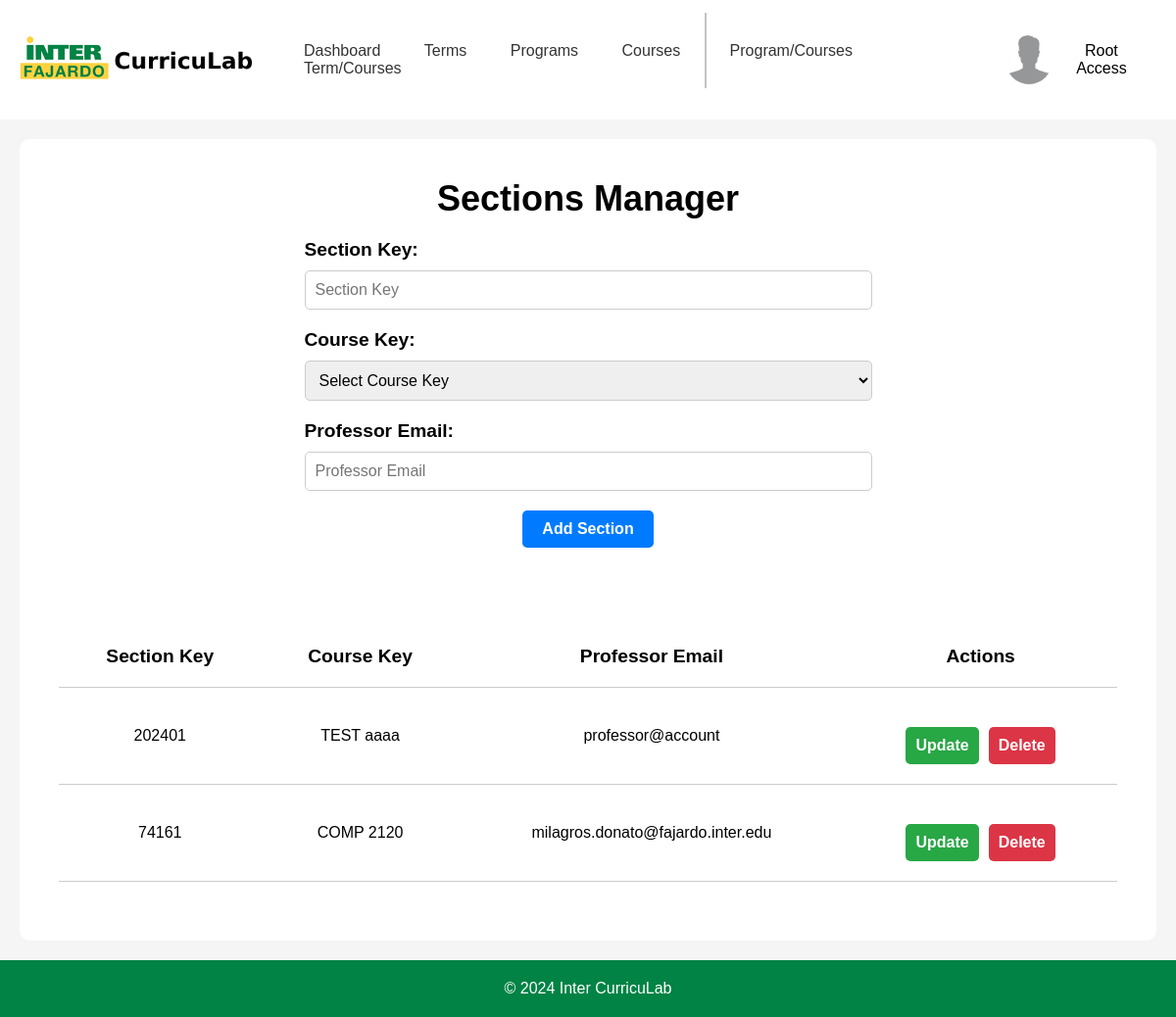
Page /templates/adminPages/adminSection.php (signed in) on the committed database.
### tables this page shows
CREATE TABLE "section" (
	"SectionID"	INTEGER NOT NULL UNIQUE,
	"SectionKey"	TEXT,
	"CourseKey"	TEXT,
	"ProfessorEmail"	TEXT,
	PRIMARY KEY("SectionID" AUTOINCREMENT)
);

### templates/adminPages/adminSection.php (the view, shortened to what this page needs)
<?php
$config = require_once '../../backend/php/config.php';
if (!isset($_SESSION['email'])) {
    header('Location: ../index.php');
    exit;
} elseif ($_SESSION['accountType'] !== 'Admin' && $_SESSION['accountType'] !== 'Root' && $_SESSION['accountType'] !== 'Staff') {
    header('Location: ../staffPages/profPage.php');
    exit;
} else {
    if ($config['db']['type'] === 'sqlite') {
        $db = new SQLite3($config['db']['sqlite']['path']);
    } elseif ($config['db']['type'] === 'mysql') {
        $dsn = "mysql:host={$config['db']['mysql']['host']};dbname={$config['db']['mysql']['dbname']}";
        $db = new PDO($dsn, $config['db']['mysql']['username'], $config['db']['mysql']['password']);
    }
    cleanUpSections();
    $stmt = $db->prepare('SELECT * FROM section');
    $result = $stmt->execute();
    $sections = $result->fetchArray(SQLITE3_ASSOC);
    $sections = [];
    if (isset($_POST['sort'])) {
        $sections = sortTable();
    } else {
        $stmt = $db->prepare('SELECT * FROM section');
        $result = $stmt->execute();
        $sections = fetchAllRows($result);
    }
}
function fetchAllRows($result) {
    $rows = [];
    while ($row = $result->fetchArray(SQLITE3_ASSOC)) {
        $rows[] = $row;
    }
    return $rows;
}
function cleanUpSections() {
    global $db;
    $stmt = $db->prepare('SELECT * FROM section');
    $result = $stmt->execute();
}
?>
<!DOCTYPE html>
<html lang="en">
<head>
    <link rel="stylesheet" href="../../static/css/headerFooter.css">
    <link rel="stylesheet" href="../../static/css/adminSection.css">
</head>
<body>
    <div id="headerNav">
        <div class="logo">
            <a href="adminDashboard.php">
                <img src="../../static/img/inter-logo-full.png" alt="Inter CurricuLab">
            </a>
        </div>
        <nav>
            <a href="adminDashboard.php">Dashboard</a>
            <a href="adminTerms.php">Terms</a>
            <a href="adminPrograms.php">Programs</a>
            <div class="dropdown">
                <a href="adminCourses.php">Courses</a>
            </div>
            <a class="navDivider"></a>
            <a href="adminProgramCourses.php">Program/Courses</a>
            <a href="adminTermCourses.php" class="active">Term/Courses</a>
        </nav>
        <div class="userBox">
            <button onclick="myFunction()" class="userDropdownButton">
                <img src="../../static/img/userProfile.jpg" alt="User" >
                <?php
                echo $_SESSION['firstName'] . ' ' . $_SESSION['lastName'];
                ?>
            </button>
        </div>
    </div>
    <div id="container">
        <div class="container-upperBox">
            <div class="sectionsForm">
                <div class="header">
                    <h2>Sections Manager</h2>
                </div>
                <div class="form-container">
                    <form method="POST">
                        <div class="inputBox">
                            <label for="sectionKey">Section Key:</label>
                            <input type="text" name="sectionKey" id="sectionKey" placeholder="Section Key" required>
                        </div>
                        <div class="inputBox">
                            <label for="courseKey">Course Key:</label>
                            <select name="courseKey" id="courseKey">
                                <option value="" hidden="hidden" selected>Select Course Key</option>
                            </select>
                        </div>
                        <div class="inputBox">
                            <label for="professorEmail">Professor Email:</label>
                            <input type="email" name="professorEmail" id="professorEmail" placeholder="Professor Email" required>
                        </div>
                        <div class="inputBox">
                            <button type="submit">Add Section</button>
                        </div>
                    </form>
                </div>
            </div>
            <div class="sectionsTable">
                <table>
                    <tr>
                        <th>
                            <form method="POST">
                                <button type="submit" name="sort" value="SectionKey">Section Key</button>
                            </form>
                        </th>
                        <th>
                            <form method="POST">
                                <button type="submit" name="sort" value="CourseKey">Course Key</button>
                            </form>
                        </th>
                        <th>
                            <form method="POST">
                                <button type="submit" name="sort" value="ProfessorEmail">Professor Email</button>
                            </form>
                        </th>
                        <th>Actions</th>
                    </tr>
                    <?php
                    foreach ($sections as $row) {
                        echo '<tr>';
                        echo '<td>' . htmlspecialchars($row['SectionKey'] ?? '') . '</td>';
                        echo '<td>' . htmlspecialchars($row['CourseKey'] ?? '') . '</td>';
                        echo '<td>' . htmlspecialchars($row['ProfessorEmail'] ?? '') . '</td>';
                        echo '<td>';
                        ?>
                        <div class="actionButtons">
                            <button class="updateButton">Update</button>
                            <form method="POST">
                                <button class="deleteButton" type="submit">Delete</button>
                            </form>
                        </div>
                        <?php
                        echo '</td>';
                        echo '</tr>';
                    }
                    ?>
                </table>
            </div>
        </div>
    </div>
    <footer>
        <p>&copy; 2024 Inter CurricuLab</p>
    </footer>
</body>
</html>

### static/css/headerFooter.css (style rules this page uses)
* { margin: 0; padding: 0; box-sizing: border-box; font-family: 'Poppins', sans-serif; }
body { display: flex; flex-direction: column; min-height: 100vh; }
#headerNav { display: flex; justify-content: space-between; align-items: center; }
.logo { margin: 20px; }
.logo img { width: 250px; }
nav a:not(.navDivider) { padding: 20px; text-decoration: none; color: #333; border-radius: 5px; }
.navDivider { margin-right: 4px; border-right: 2px solid #c3c3c3; padding: 30px 0; }
.userBox { margin: 20px; }
.userDropdownButton { padding: 16px; font-size: 16px; border: none; cursor: pointer; background-color: transparent; border-radius: 5px; }
.userBox { position: relative; display: inline-block; }
.userBox img { width: 50px; height: 50px; border-radius: 50%; margin-right: 10px; }
.userDropdownButton img { pointer-events: none; }
.userBox button { display: flex; align-items: center; justify-content: center; }
.dropdown { position: relative; display: inline-block; }
footer { background-color: #008345; color: white; text-align: center; padding: 20px; margin-top: auto; }

### static/css/adminSection.css (style rules this page uses)
#container { display: flex; flex-direction: column; background-color: #f5f5f5; flex-grow: 1; }
.container-upperBox { display: flex; flex-direction: column; align-items: center; background-color: white; margin: 20px; padding: 20px; border-radius: 10px; flex-grow: 1; }
.sectionsForm { display: flex; flex-direction: column; align-items: center; width: 100%; margin: 20px 0; }
.sectionsForm .header { font-size: 1.5em; font-weight: bold; margin-bottom: 20px; }
.sectionsForm .inputBox:not(:last-child) { display: flex; flex-direction: column; width: 100%; margin-bottom: 20px; }
.sectionsForm .inputBox:last-child { display: flex; justify-content: center; align-items: center; width: 100%; margin-bottom: 20px; }
.sectionsForm .inputBox label { font-size: 1.2em; font-weight: bold; margin-bottom: 10px; }
.sectionsForm .inputBox input, .sectionsForm .inputBox select, .sectionsForm .inputBox textarea { width: 100%; padding: 10px; margin-right: 350px; font-size: 1em; border-radius: 5px; border: 1px solid #ccc; }
.sectionsForm .inputBox button { padding: 10px 20px; font-size: 1em; font-weight: bold; color: white; background-color: #007bff; border: none; border-radius: 5px; cursor: pointer; }
.sectionsTable { display: flex; flex-direction: column; align-items: center; background-color: white; margin: 20px; padding: 20px; border-radius: 10px; flex-grow: 1; width: 100%; }
.sectionsTable table { width: 100%; border-collapse: collapse; }
.sectionsTable table th { padding: 20px; text-align: center; border-bottom: 1px solid #ccc; font-size: 1.2em; }
.sectionsTable table th button { font-size: 1em; font-weight: bold; background-color: transparent; border: none; border-radius: 5px; cursor: pointer; }
.sectionsTable table td { padding: 20px; border-bottom: 1px solid #ccc; text-align: center; }
.actionButtons { display: flex; justify-content: center; align-items: center; width: 100%; margin-top: 20px; }
.updateButton { padding: 10px 10px; margin: 0 5px; font-size: 1em; font-weight: bold; color: white; background-color: #28a745; border: none; border-radius: 5px; cursor: pointer; }
.deleteButton { padding: 10px 10px; margin: 0 5px; font-size: 1em; font-weight: bold; color: white; background-color: #dc3545; border: none; border-radius: 5px; cursor: pointer; }

### rows in the picture
section: SectionKey "202401", CourseKey "TEST aaaa", ProfessorEmail "professor@account"
section: SectionKey "74161", CourseKey "COMP 2120", ProfessorEmail "milagros.donato@fajardo.inter.edu"

### other values in the picture
$_SESSION['firstName'] "Root"
$_SESSION['lastName'] "Access"
